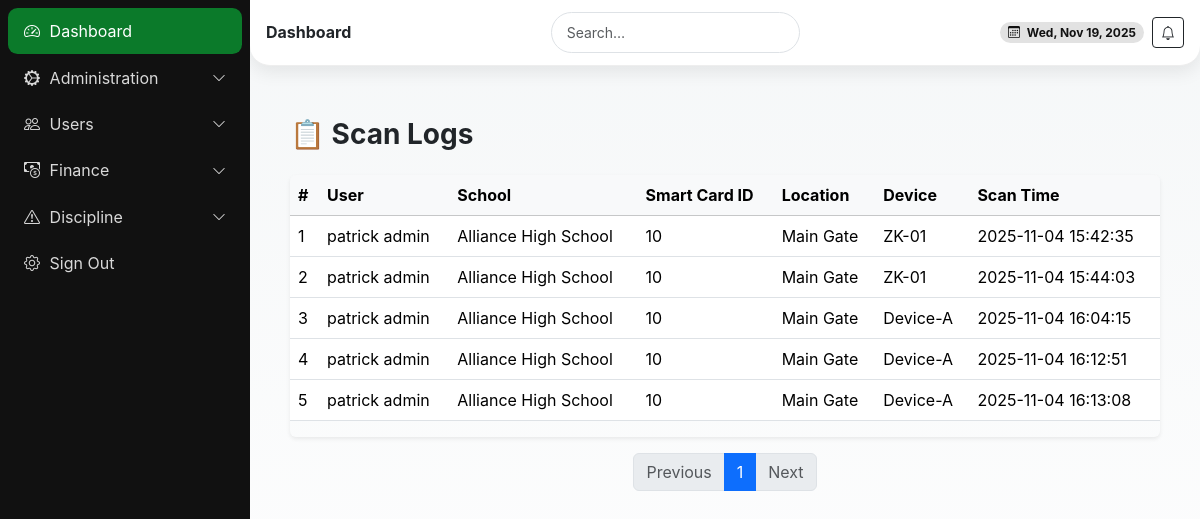
Page /scan-logs/ (signed in) on the earlier database version.
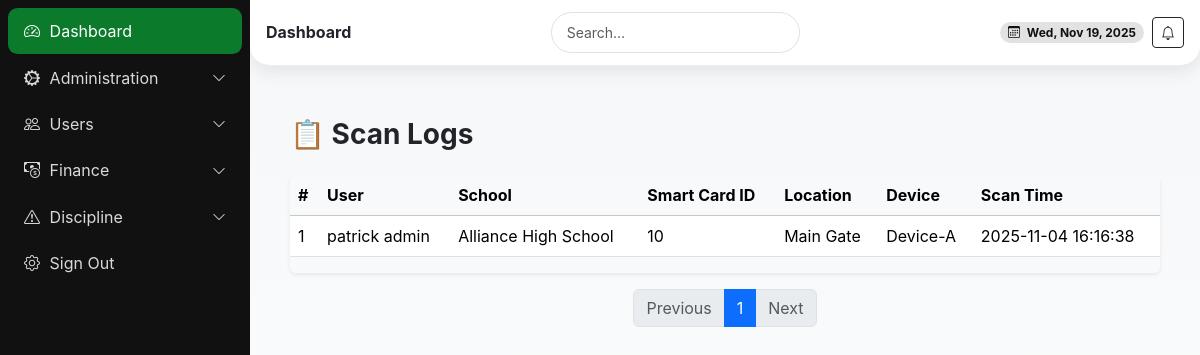
Same page on the later database version.
### school/models.py (models this page shows, shortened)
class ScanLog(models.Model):
    smart_id = models.ForeignKey(SmartID, on_delete=models.CASCADE, related_name='scan_logs')
    scan_id =  models.CharField(max_length=100, unique=True, db_index=True)
    scanned_at = models.DateTimeField(auto_now_add=True)
    location = models.CharField(max_length=255, blank=True)  # e.g., "Main Gate", "Library"
    device_id = models.CharField(max_length=100, blank=True)  # ID of the scanning device
    action = models.CharField(max_length=50, blank=True)  # e.g., "Entry", "Exit"
    def __str__(self):
        return f"ScanLog: {self.smart_id} at {self.scanned_at}"

class SmartID(models.Model):
    profile = models.OneToOneField(User, on_delete=models.CASCADE)
    id_uuid = models.UUIDField(default=uuid.uuid4, editable=False, unique=True)
    card_id = models.CharField(max_length=100, unique=True, db_index=True)  # Physical card ID
    user_f18_id = models.CharField(max_length=100, unique=True, db_index=True)
    qr_code = models.ImageField(upload_to='smart_ids/', blank=True)  # Generated QR
    is_active = models.BooleanField(default=True)
    biometric_data = models.JSONField(blank=True, null=True)  # Optional biometric hash
    issued_at = models.DateTimeField(auto_now_add=True)
    last_used = models.DateTimeField(blank=True, null=True)  # Last time the ID was used
    school = models.ForeignKey(School, on_delete=models.CASCADE, related_name='smart_ids')
    def __str__(self):
        return f"Smart ID for {self.id_uuid}"

class School(models.Model):
    name = models.CharField(max_length=255)
    school_admin = models.OneToOneField(User, on_delete=models.CASCADE, related_name='school_admin_profile')
    code = models.CharField(max_length=50, unique=True)
    address = models.TextField(blank=True)
    contact_email = models.EmailField()
    contact_phone = models.CharField(max_length=15)
    created_at = models.DateTimeField(auto_now_add=True)
    is_active = models.BooleanField(default=True)

### userauths/models.py (models this page shows, shortened)
class User(AbstractUser):
    COUNTRY_CURRENCY_MAP = {
        'KENYA': 'KES',
        'UGANDA': 'UGX',
    }
    username = None  # Disable username field
    phone_number = models.CharField(max_length=15, unique=True)
    country = models.CharField(max_length=15,blank=True, null=True)
    email = models.EmailField(unique=True)
    first_name = models.CharField(max_length=50)
    last_name = models.CharField(max_length=50)
    is_staff = models.BooleanField(default=False)
    is_superuser = models.BooleanField(default=False)
    is_admin = models.BooleanField(default=False)
    school_staff = models.BooleanField(default=False)
    is_student = models.BooleanField(default=False)
    is_teacher = models.BooleanField(default=False)
    is_parent = models.BooleanField(default=False)
    is_active = models.BooleanField(default=True)
    is_verified = models.BooleanField(default=False)
    created_at = models.DateTimeField(auto_now_add=True)
    updated_at = models.DateTimeField(auto_now=True)
    objects = CustomUserManager()
    USERNAME_FIELD = 'email'  # Use email as the username field
    REQUIRED_FIELDS = ['first_name', 'last_name', 'phone_number']  # Required fields for createsuperuser
    class Meta:
        ordering = ['-created_at']

### school/views.py (the view)
# urls.py: path('scan-logs/', views.scan_logs_view, name='scan_logs'),
@login_required
def scan_logs_view(request):
    search = request.GET.get('q', '')
    school = getattr(request.user, 'school', None)
    logs = ScanLog.objects.all()
    print((logs))
    if school:
        logs = logs.filter(school=school)
    if search:
        logs = logs.filter(school=school)
    paginator = Paginator(logs, 25)  # Show 25 logs per page
    page = request.GET.get('page')
    logs_page = paginator.get_page(page)
    context = {
        'logs': logs_page,
        'search': search,
    }
    return render(request, 'school/scan_logs.html', context)

### templates/school/scan_logs.html (shortened to what this page needs)
{% extends 'school/base.html' %}
{% load static %}
{% block content %}
<div class="container mt-4">
  <div class="d-flex justify-content-between align-items-center mb-3">
    <h3 class="fw-bold">📋 Scan Logs</h3>
  </div>
  {% if logs %}
    <div class="table-responsive shadow-sm rounded">
      <table class="table table-hover align-middle">
        <thead class="table-light">
                <tr>
        <th>#</th>
        <th>User</th>
        <th>School</th>
        <th>Smart Card ID</th>
        <th>Location</th>
        <th>Device</th>
        <th>Scan Time</th>
      </tr>
        </thead>
        <tbody>
          {% for log in logs %}
            <tr>
        <td>{{ forloop.counter }}</td>
        <td>{{ log.smart_id.profile.get_full_name }}</td>
        <td>{{ log.smart_id.school.name }}</td>
        <td>{{ log.smart_id.card_id }}</td>
        <td>{{ log.location }}</td>
        <td>{{ log.device_id }}</td>
        <td>{{ log.scanned_at|date:"Y-m-d H:i:s" }}</td>
            </tr>
          {% endfor %}
        </tbody>
      </table>
    </div>
    <nav aria-label="Page navigation" class="mt-3">
      <ul class="pagination justify-content-center">
        {% if logs.has_previous %}
          <li class="page-item">
            <a class="page-link" href="?page={{ logs.previous_page_number }}&q={{ search }}">Previous</a>
          </li>
        {% else %}
          <li class="page-item disabled"><span class="page-link">Previous</span></li>
        {% endif %}
        <li class="page-item active"><span class="page-link">{{ logs.number }}</span></li>
        {% if logs.has_next %}
          <li class="page-item">
            <a class="page-link" href="?page={{ logs.next_page_number }}&q={{ search }}">Next</a>
          </li>
        {% else %}
          <li class="page-item disabled"><span class="page-link">Next</span></li>
        {% endif %}
      </ul>
    </nav>
  {% else %}
    <div class="alert alert-info">No scan logs found.</div>
  {% endif %}
</div>
{% endblock %}

### templates/school/base.html (shortened to what this page needs)
{% load static %}
<!DOCTYPE html>
<html lang="en">
<head>
  <link href="https://cdn.jsdelivr.net/npm/bootstrap@5.3.3/dist/css/bootstrap.min.css" rel="stylesheet" />
  <link href="https://cdn.jsdelivr.net/npm/bootstrap-icons@1.11.3/font/bootstrap-icons.css" rel="stylesheet" />
  <link href="https://cdn.jsdelivr.net/npm/aos@2.3.4/dist/aos.css" rel="stylesheet" />
  <link href="{% static 'css/dashboard.css' %}" rel="stylesheet" />
</head>
<body>
  <div class="app">
  <aside class="sidebar" id="sidebar">
    <nav class="menu">
      <a class="side-link active" href="{% url 'school:dashboard' %}">
        <i class="bi bi-speedometer2"></i> Dashboard
      </a>
      <div class="menu-group">
        <button class="side-link has-sub" data-target="administration">
          <i class="bi bi-gear-wide-connected"></i> Administration
          <i class="bi bi-chevron-down ms-auto small"></i>
        </button>
      </div>
      <div class="menu-group">
        <button class="side-link has-sub" data-target="users">
          <i class="bi bi-people"></i> Users
          <i class="bi bi-chevron-down ms-auto small"></i>
        </button>
      </div>
      <div class="menu-group">
        <button class="side-link has-sub" data-target="finance">
          <i class="bi bi-cash-coin"></i> Finance
          <i class="bi bi-chevron-down ms-auto small"></i>
        </button>
      </div>
      <div class="menu-group">
        <button class="side-link has-sub" data-target="discipline">
          <i class="bi bi-exclamation-triangle"></i> Discipline
          <i class="bi bi-chevron-down ms-auto small"></i>
        </button>
      </div>
      <a class="side-link" href="{% url 'userauths:sign-out' %}">
        <i class="bi bi-gear"></i> Sign Out
      </a>
    </nav>
  </aside>
  <main class="main">
    <header class="header d-flex align-items-center justify-content-between">
      <div class="d-flex align-items-center gap-2">
        <h6 class="m-0 fw-bold">Dashboard</h6>
      </div>
      <div class="searchbar d-none d-md-block" style="max-width: 380px;">
        <input class="form-control form-control-sm" type="search" placeholder="Search…" />
      </div>
      <div class="d-flex align-items-center gap-2">
        <span class="badge badge-dark rounded-pill px-2 py-1">
          <i class="bi bi-calendar3 me-1"></i>
          <span id="today">{{ current_date|date:"M d, Y" }}</span>
        </span>
        <button class="btn btn-sm btn-outline-dark"><i class="bi bi-bell"></i></button>
      </div>
    </header>
    <section class="content container-fluid">
        {% block content %}{% endblock %}
    </section>
  </main>
</div>
</body>
</html>

### static/css/dashboard.css (style rules this page uses)
:root { --kenya-green: #0b7a2a; --kenya-red: #bb0a21; --kenya-black: #111111; --kenya-white: #ffffff; --kenya-grey: #f5f7f8; --radius-xl: 1.25rem; --shadow-soft: 0 6px 18px rgba(0,0,0,.08); --space-compact: .5rem; }
* { box-sizing: border-box; }
html { font-size: 16px; overflow-x: hidden; }
html, body { height: 100%; margin: 0; padding: 0; }
body { background: linear-gradient(180deg, var(--kenya-grey), #fff); font-family: "Inter", -apple-system, BlinkMacSystemFont, "Segoe UI", Roboto, sans-serif; overflow-x: hidden; }
.app { display: grid; grid-template-columns: 260px 1fr; min-height: 100vh; width: 100%; }
.sidebar { background: var(--kenya-black); color: var(--kenya-white); position: sticky; top: 0; height: 100vh; padding: var(--space-compact); overflow-y: auto; }
.side-link { color: #d9d9d9; text-decoration: none; display: flex; align-items: center; gap: .6rem; padding: .55rem .75rem; border-radius: .6rem; transition: all 0.2s ease; }
.side-link:hover, .side-link.active { background: rgba(255,255,255,.08); color: #fff; }
.header { background: #fff; box-shadow: var(--shadow-soft); border-radius: 0 0 var(--radius-xl) var(--radius-xl); padding: .45rem .85rem; position: sticky; top: 0; z-index: 10; width: 100%; }
.searchbar input { border-radius: 999px; padding: .55rem .9rem; width: 100%; max-width: 100%; }
.content { padding: 1.5rem; width: 100%; max-width: 100%; }
.table { width: 100%; }
.table-responsive { width: 100%; overflow-x: auto; -webkit-overflow-scrolling: touch; }
.badge-dark { background: rgba(17,17,17,.12); color: var(--kenya-black); }
@media (min-width: 1200px) and (max-width: 1399px) { .content { padding: 1.75rem; } }

### templates/school/base.html (style rules this page uses)
.app { display: flex; min-height: 100vh; }
.sidebar { width: 250px; background: #111; color: #fff; position: fixed; top: 0; left: 0; bottom: 0; overflow-y: auto; z-index: 1050; transform: translateX(0); transition: transform 0.3s ease; }
.side-link, .side-link.has-sub { display: flex; align-items: center; gap: .6rem; padding: .7rem 1rem; color: #d9d9d9; text-decoration: none; background: none; border: none; width: 100%; text-align: left; cursor: pointer; }
.side-link:hover, .side-link.active { background: #0b7a2a; color: #fff; }
.main { flex-grow: 1; margin-left: 250px; transition: margin-left 0.3s ease; }
.header { background: #fff; border-bottom: 1px solid #eee; padding: .75rem 1rem; position: sticky; top: 0; z-index: 1030; }

Differences in the rows shown:
removed ScanLog: smart_id.profile.get_full_name "patrick admin", smart_id.school.name "Alliance High School", smart_id.card_id "10", location "Main Gate", device_id "ZK-01", scanned_at "2025-11-04 15:42:35"
removed ScanLog: smart_id.profile.get_full_name "patrick admin", smart_id.school.name "Alliance High School", smart_id.card_id "10", location "Main Gate", device_id "ZK-01", scanned_at "2025-11-04 15:44:03"
removed ScanLog: smart_id.profile.get_full_name "patrick admin", smart_id.school.name "Alliance High School", smart_id.card_id "10", location "Main Gate", device_id "Device-A", scanned_at "2025-11-04 16:04:15"
removed ScanLog: smart_id.profile.get_full_name "patrick admin", smart_id.school.name "Alliance High School", smart_id.card_id "10", location "Main Gate", device_id "Device-A", scanned_at "2025-11-04 16:12:51"
removed ScanLog: smart_id.profile.get_full_name "patrick admin", smart_id.school.name "Alliance High School", smart_id.card_id "10", location "Main Gate", device_id "Device-A", scanned_at "2025-11-04 16:13:08"
added ScanLog: smart_id.profile.get_full_name "patrick admin", smart_id.school.name "Alliance High School", smart_id.card_id "10", location "Main Gate", device_id "Device-A", scanned_at "2025-11-04 16:16:38"
